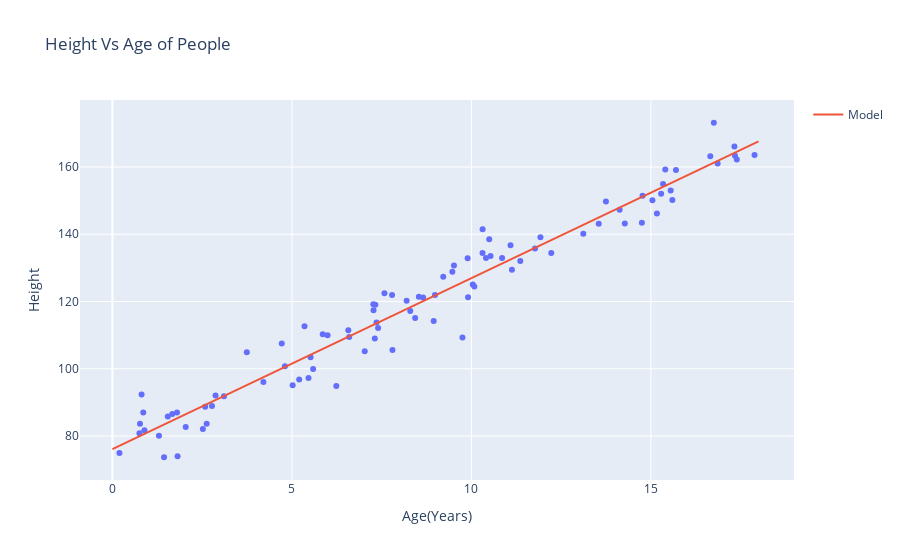

Notebook cell for this chart:
### Code cell
fig = px.scatter(x=ages, y=heights, title="Height Vs Age of People", labels={'x': 'Age(Years)', 'y':'Height'})

fig.add_trace(go.Scatter(x=x_new.reshape(19), y=preds, mode='lines', name="Model"))
fig.show()
